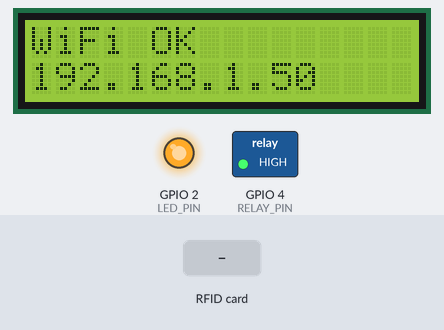
Bench run of a sketch on a simulated ESP32. Shown: 16×2 character LCD, switched loads named in the sketch (green lamp = pin HIGH), output pins drawn as LEDs (lit = HIGH). The inputs (shaded band) are chosen by the test bench. WiFi joins after 1.5 s; servers stay silent unless stated; uploads are accepted with an empty reply; what the sketch prints to the serial monitor is not drawn.

Above: at 1.8 s.
At 4.5 s:
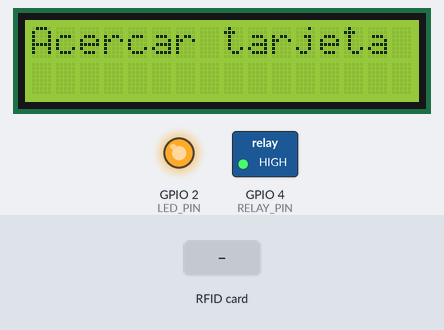
4.6 s: RFID card 5E 7A 19 C4 held to the reader
At 5.7 s:
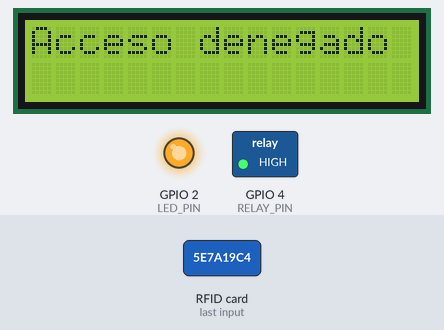
Timing chart, 0 to 7.6 s (numbered marks = the images above; inputs shaded):
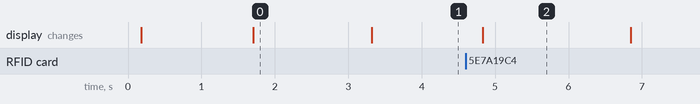

Measured:
- after the input at 4.6 s, the display: changes after 0.23 s (image 2)
- what the display in image 0 shows lasts 1.6 s, from 1.7 s to 3.3 s
- what the display in image 2 shows lasts 2.0 s, from 4.8 s to 6.8 s

The sketch:

EjecutableHardware.ino
```cpp
#include <WiFi.h>
#include <Wire.h>
#include <LiquidCrystal_PCF8574.h>
#include <SPI.h>
#include <MFRC522.h>
#include <HTTPClient.h>

// --- Pines RFID ---
#define SS_PIN 5       // SDA/NSS del RC522
#define RST_PIN 25     // RST del RC522
#define SPI_SCK 18
#define SPI_MISO 19
#define SPI_MOSI 23

// --- Pines Relé y LED ---
#define RELAY_PIN 4    // GPIO4 al relé
#define LED_PIN 2      // LED azul integrado ESP32

// --- LCD ---
#define LCD_ADDR 0x27  // Cambiar a 0x3F si el módulo LCD lo usa
LiquidCrystal_PCF8574 lcd(LCD_ADDR);

// --- RFID ---
MFRC522 mfrc522(SS_PIN, RST_PIN);

// --- WiFi ---
const char* ssid = "vivo Y51";
const char* password = "Nicolas13";

// --- Servidor Flask ---
const char* serverURL = "http://10.15.124.7:5000/historial";

// --- ID de Instalación ---
// Configurar según la ubicación física del lector RFID:
// 1: Cancha de Squash
// 2: Sala de Juntas VIP
// 3: Piscina Climatizada
// 17: Prueba
const int INSTALACION_ID = 2;

// --- Métricas ---
unsigned long tiempoLectura = 0;
unsigned long tiempoReconexionWiFi = 0;
unsigned long ultimaDesconexionWiFi = 0;
bool wifiConectadoAnterior = false;

void setup() {
  Serial.begin(115200);
  delay(100);

  // --- Pines ---
  pinMode(RELAY_PIN, OUTPUT);
  digitalWrite(RELAY_PIN, HIGH);  // Relé inactivo
  pinMode(LED_PIN, OUTPUT);
  digitalWrite(LED_PIN, LOW);

  // --- LCD ---
  Wire.begin(22, 21);
  lcd.begin(16, 2);
  lcd.setBacklight(255);
  lcd.clear();
  lcd.setCursor(0, 0);
  lcd.print("Iniciando...");

  // --- Conectar WiFi ---
  Serial.print("Conectando a WiFi: ");
  Serial.println(ssid);
  WiFi.mode(WIFI_STA);
  WiFi.begin(ssid, password);

  int intentos = 0;
  while (WiFi.status() != WL_CONNECTED && intentos < 30) {
    delay(500);
    Serial.print(".");
    intentos++;
  }

  lcd.clear();
  if (WiFi.status() == WL_CONNECTED) {
    Serial.println("\nWiFi conectado");
    Serial.print("IP Local: ");
    Serial.println(WiFi.localIP());
    lcd.setCursor(0, 0);
    lcd.print("WiFi OK");
    lcd.setCursor(0, 1);
    lcd.print(WiFi.localIP().toString());
    digitalWrite(LED_PIN, HIGH);
  } else {
    Serial.println("\nError WiFi");
    lcd.setCursor(0, 0);
    lcd.print("Error WiFi");
    digitalWrite(LED_PIN, LOW);
  }

  delay(1500);

  // --- Inicializar RFID ---
  SPI.begin(SPI_SCK, SPI_MISO, SPI_MOSI, SS_PIN);
  mfrc522.PCD_Init();
  delay(50);
  Serial.println("RC522 listo. Acerca tarjeta...");
  lcd.clear();
  lcd.setCursor(0, 0);
  lcd.print("Acercar tarjeta");

  // --- Inicializar estado WiFi ---
  wifiConectadoAnterior = (WiFi.status() == WL_CONNECTED);
}

void loop() {
  // --- Detectar reconexión WiFi ---
  bool wifiConectadoActual = (WiFi.status() == WL_CONNECTED);
  if (!wifiConectadoAnterior && wifiConectadoActual) {
    // WiFi se reconectó
    tiempoReconexionWiFi = millis() - ultimaDesconexionWiFi;
    Serial.print("WiFi reconectado en ");
    Serial.print(tiempoReconexionWiFi);
    Serial.println(" ms");
  } else if (wifiConectadoAnterior && !wifiConectadoActual) {
    // WiFi se desconectó
    ultimaDesconexionWiFi = millis();
    Serial.println("WiFi desconectado");
  }
  wifiConectadoAnterior = wifiConectadoActual;

  // --- Esperar tarjeta ---
  if (!mfrc522.PICC_IsNewCardPresent() || !mfrc522.PICC_ReadCardSerial()) return;

  // --- Leer UID ---
  String uid = "";
  for (byte i = 0; i < mfrc522.uid.size; i++) {
    if (mfrc522.uid.uidByte[i] < 0x10) uid += "0";
    uid += String(mfrc522.uid.uidByte[i], HEX);
  }
  uid.toLowerCase();

  Serial.print("UID leído (hex): ");
  Serial.println(uid);

  // --- Enviar al servidor ---
  if (WiFi.status() == WL_CONNECTED) {
    unsigned long inicioLectura = millis();

    HTTPClient http;
    http.begin(serverURL);
    http.addHeader("Content-Type", "application/json");

    String payload = "{\"uid\":\"" + uid + "\",\"instalacion_id\":" + String(INSTALACION_ID) + ",\"tiempo_lectura\":" + String(tiempoLectura) + ",\"tiempo_reconexion_wifi\":" + String(tiempoReconexionWiFi) + "}";
    int httpResponseCode = http.POST(payload);

    tiempoLectura = millis() - inicioLectura;
    Serial.print("Tiempo de lectura: ");
    Serial.print(tiempoLectura);
    Serial.println(" ms");

    if (httpResponseCode > 0) {
      String response = http.getString();
      Serial.println("Respuesta servidor: " + response);

      if (response.indexOf("Acceso autorizado") != -1) {
        Serial.println("ACCESO AUTORIZADO - UID: " + uid);
        lcd.clear();
        lcd.setCursor(0, 0);
        lcd.print("Acceso Valido");
        lcd.setCursor(0, 1);
        lcd.print("Bienvenido");
        abrirCerradura();
      } else {
        Serial.println("ACCESO DENEGADO - UID: " + uid);
        Serial.println("   Razón: " + response);
        lcd.clear();
        lcd.setCursor(0, 0);
        lcd.print("Acceso denegado");
        delay(2000);
      }

    } else {
      Serial.print("Error HTTP: ");
      Serial.println(httpResponseCode);
      lcd.clear();
      lcd.setCursor(0, 0);
      lcd.print("Error de red");
      delay(2000);
    }

    http.end();
  } else {
    Serial.println("WiFi desconectado");
    lcd.clear();
    lcd.setCursor(0, 0);
    lcd.print("Sin WiFi");
    delay(2000);
  }

  // --- Detener lectura ---
  mfrc522.PICC_HaltA();
  mfrc522.PCD_StopCrypto1();

  lcd.clear();
  lcd.setCursor(0, 0);
  lcd.print("Acercar tarjeta");
  delay(300);
}

void abrirCerradura() {
  digitalWrite(RELAY_PIN, LOW);
  Serial.println("Cerradura abierta");
  delay(3000);
  digitalWrite(RELAY_PIN, HIGH);
  Serial.println("Cerradura cerrada");
}
```
